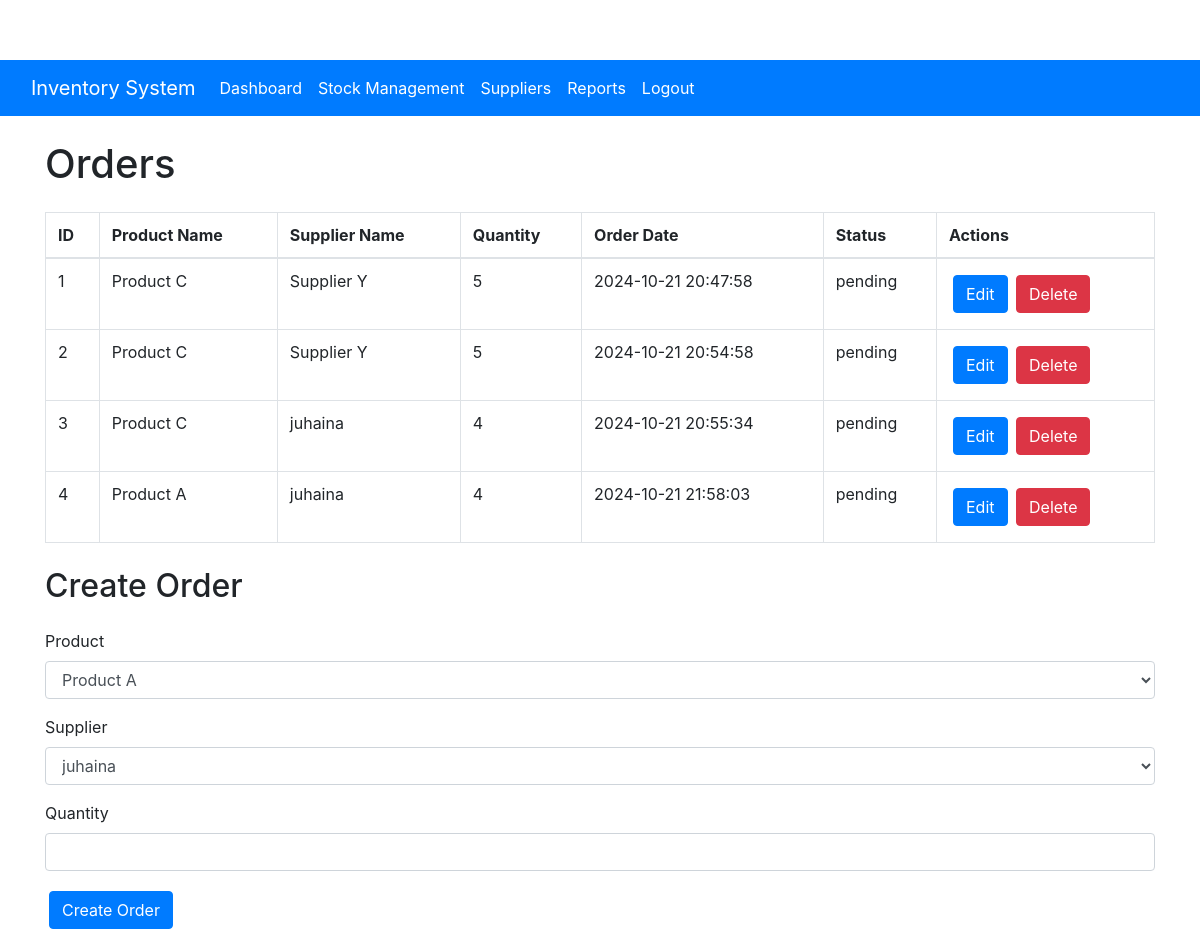
Before: /Admin/orders.php with the older database file.
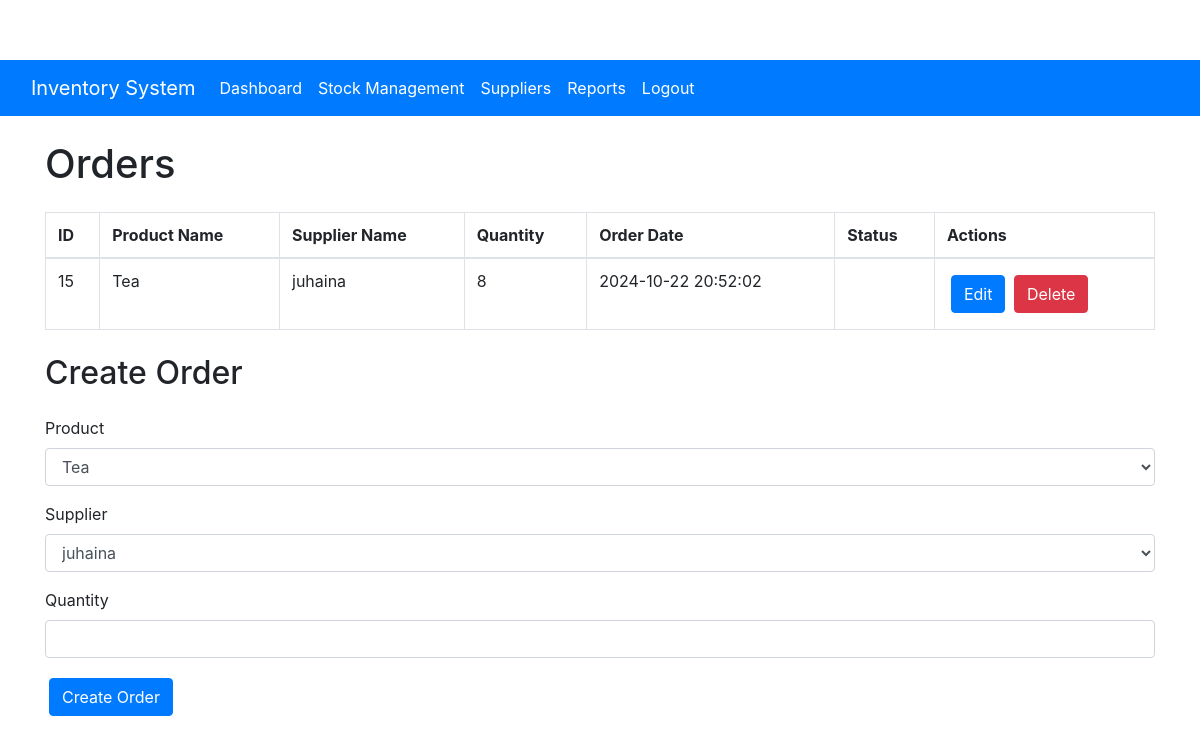
After: the same page with the newer database file.
### tables this page shows
CREATE TABLE `orders` (
  `id` int(11) NOT NULL,
  `product_id` int(11) NOT NULL,
  `supplier_id` int(11) NOT NULL,
  `quantity` int(11) NOT NULL,
  `order_date` datetime DEFAULT current_timestamp(),
  `status` enum('pending','completed','canceled') DEFAULT 'pending'
);

CREATE TABLE `products` (
  `ID` int(11) NOT NULL,
  `ProductName` text NOT NULL,
  `Price` int(11) NOT NULL,
  `SellerName` text NOT NULL,
  `Picture` blob NOT NULL,
  `Quantity` int(11) NOT NULL,
  `image_url` varchar(255) DEFAULT NULL
);

CREATE TABLE `suppliers` (
  `id` int(11) NOT NULL,
  `supplier_name` varchar(255) NOT NULL,
  `contact_info` varchar(255) NOT NULL,
  `payment_terms` varchar(255) NOT NULL,
  `is_deleted` tinyint(1) DEFAULT 0
);

### Admin/orders.php (the view, shortened to what this page needs)
<?php
include '../db.php';
include 'AdminNavBar.php';
$sql = "SELECT o.id, p.ProductName AS ProductName, s.supplier_name AS supplier_name, o.quantity, o.order_date, o.status
        FROM orders o
        JOIN products p ON o.product_id = p.id
        JOIN suppliers s ON o.supplier_id = s.id";
$result = $conn->query($sql);
?>
<!DOCTYPE html>
<html lang="en">
<head>
    <link rel="stylesheet" href="Admin.css">
    <link href="https://stackpath.bootstrapcdn.com/bootstrap/4.5.2/css/bootstrap.min.css" rel="stylesheet">
</head>
<body>
    <div class="container">
        <h1 class="my-4">Orders</h1>
        <table class="table table-bordered">
            <thead>
                <tr>
                    <th>ID</th>
                    <th>Product Name</th>
                    <th>Supplier Name</th>
                    <th>Quantity</th>
                    <th>Order Date</th>
                    <th>Status</th>
                    <th>Actions</th>
                </tr>
            </thead>
            <tbody>
    <?php
    if ($result->num_rows > 0) {
        while ($row = $result->fetch_assoc()) {
            echo "<tr>
                    <td>{$row['id']}</td>
                    <td>{$row['ProductName']}</td>
                    <td>{$row['supplier_name']}</td>
                    <td>{$row['quantity']}</td>
                    <td>{$row['order_date']}</td>
                    <td>{$row['status']}</td>
                    <td>
                        <button class='btn btn-primary' data-toggle='modal' data-target='#editOrderModal{$row['id']}'>Edit</button>
                        <a href='?delete_order={$row['id']}' class='btn btn-danger'>Delete</a>
                    </td>
                </tr>";
            ?>
            <?php
        }
    } else {
        echo "<tr><td colspan='7'>No orders found</td></tr>";
    }
    ?>
            </tbody>
        </table>
        <h2 class="my-4">Create Order</h2>
        <form action="" method="POST">
            <div class="form-group">
                <label for="product_id">Product</label>
                <select name="product_id" id="product_id" class="form-control" required>
                    <?php
                    $productSql = "SELECT id, ProductName FROM products";
                    $productResult = $conn->query($productSql);
                    while ($product = $productResult->fetch_assoc()) {
                        echo "<option value='{$product['id']}'>{$product['ProductName']}</option>";
                    }
                    ?>
                </select>
            </div>
            <div class="form-group">
                <label for="supplier_id">Supplier</label>
                <select name="supplier_id" id="supplier_id" class="form-control" required>
                    <?php
                    $supplierSql = "SELECT id, supplier_name FROM suppliers";
                    $supplierResult = $conn->query($supplierSql);
                    while ($supplier = $supplierResult->fetch_assoc()) {
                        echo "<option value='{$supplier['id']}'>{$supplier['supplier_name']}</option>";
                    }
                    ?>
                </select>
            </div>
            <div class="form-group">
                <label for="quantity">Quantity</label>
                <input type="number" name="quantity" id="quantity" class="form-control" required>
            </div>
            <button type="submit" name="create_order" class="btn btn-primary">Create Order</button>
        </form>
    </div>
</body>
</html>

### Admin/AdminNavBar.php (shortened to what this page needs)
<nav class="navbar navbar-expand-lg">
    <div class="container-fluid">
        <a class="navbar-brand" href="#">Inventory System</a>
        <div class="collapse navbar-collapse" id="navbarNav">
            <ul class="navbar-nav ms-auto">
                <li class="nav-item">
                    <a class="nav-link" href="index.php">Dashboard</a>
                </li>
                <li class="nav-item">
                    <a class="nav-link" href="#">Stock Management</a>
                </li>
                <li class="nav-item">
                    <a class="nav-link active" href="Suppliers.php">Suppliers</a>
                </li>
                <li class="nav-item">
                    <a class="nav-link" href="#">Reports</a>
                </li>
                <li class="nav-item">
                    <a class="nav-link" href="#">Logout</a>
                </li>
            </ul>
        </div>
    </div>
</nav>

### Admin/Admin.css (style rules this page uses)
body { background-color: #f8f9fa; margin: 0; overflow: hidden; }
body { overflow: auto; padding-top: 60px; }
.navbar { background-color: #007bff; }
.navbar-brand, .navbar-nav .nav-link { color: #fff !important; }
.table th, .table td { vertical-align: middle; }
.btn-primary { background-color: #007bff; border: none; margin: 4px; }
.btn-danger { background-color: #dc3545; border: none; }
.form-control { margin-bottom: 1rem; }

Changed rows visible on the page:
removed orders: id "1", product.ProductName "Product C", supplier.supplier_name "Supplier Y", quantity "5", order_date "2024-10-21 20:47:58", status "pending"
removed orders: id "2", product.ProductName "Product C", supplier.supplier_name "Supplier Y", quantity "5", order_date "2024-10-21 20:54:58", status "pending"
removed orders: id "3", product.ProductName "Product C", supplier.supplier_name "juhaina", quantity "4", order_date "2024-10-21 20:55:34", status "pending"
removed orders: id "4", product.ProductName "Product A", supplier.supplier_name "juhaina", quantity "4", order_date "2024-10-21 21:58:03", status "pending"
added orders: id "15", product.ProductName "Tea", supplier.supplier_name "juhaina", quantity "8", order_date "2024-10-22 20:52:02"
Other visible differences:
form field product_id: "Product A" → "Tea"
